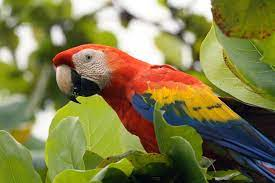
#> input picture Image.jpeg, 275 x 183 px, found by its file name
$ python task2.py
#> lines starting #> are read from the running program, lines starting #| are printed output that depends on the picture
#EG/2019/3664
#Task2
import numpy as np
import matplotlib.pyplot as plt
import matplotlib.image as mpimg
from scipy.signal import convolve2d


def spatial_average(image, neighborhood_size):
    # Define the kernel for averaging
    kernel = np.ones((neighborhood_size, neighborhood_size)) / (neighborhood_size ** 2)
    # Perform 2D convolution to compute the spatial average
    averaged_image = convolve2d(image, kernel, mode='same', boundary='symm')
    return averaged_image


# Load the image
image = mpimg.imread('image.jpeg')
#> image is the input picture: shape (183, 275, 3); mean R, G, B 129.1, 124.6, 72.6

# Display the original image
plt.figure(figsize=(12, 4))
plt.subplot(1, 4, 1)
plt.imshow(image)
plt.title('Original Image')
plt.axis('off')

# Convert the image to grayscale
gray_image = np.dot(image[..., :3], [0.2989, 0.5870, 0.1140])
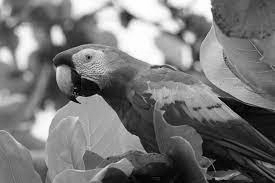
#> gray_image: shape (183, 275) float64; min 0.228, max 255, mean 120

# Define neighborhood sizes
neighborhood_sizes = [3, 10, 20]

# Perform spatial averaging for each neighborhood size
for i, size in enumerate(neighborhood_sizes):
    # Perform spatial averaging
    averaged_image = spatial_average(gray_image, size)

    # Display the averaged image
    plt.subplot(1, 4, i + 2)
    plt.imshow(averaged_image, cmap='gray')
    plt.title('Averaged Image ({:d}x{:d})'.format(size, size))
    plt.axis('off')
#> this loop made 3 passes
#> pass 1, in spatial_average, `averaged_image = convolve2d(image, kernel, mode='same', boundary='symm')`:
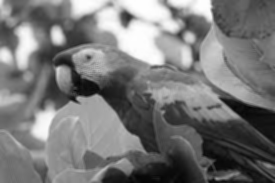
#> averaged_image: shape (183, 275) float64; min 4.75, max 255, mean 120
#> pass 2, in spatial_average (call 2), `averaged_image = convolve2d(image, kernel, mode='same', boundary='symm')`:
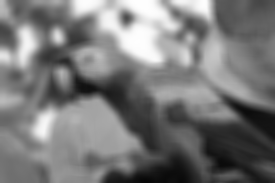
#> averaged_image: shape (183, 275) float64; min 7.53, max 255, mean 120.4
#> pass 3, in spatial_average (call 3), `averaged_image = convolve2d(image, kernel, mode='same', boundary='symm')`:
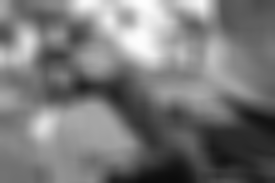
#> averaged_image: shape (183, 275) float64; min 12.23, max 254.2, mean 120.4

plt.show()
